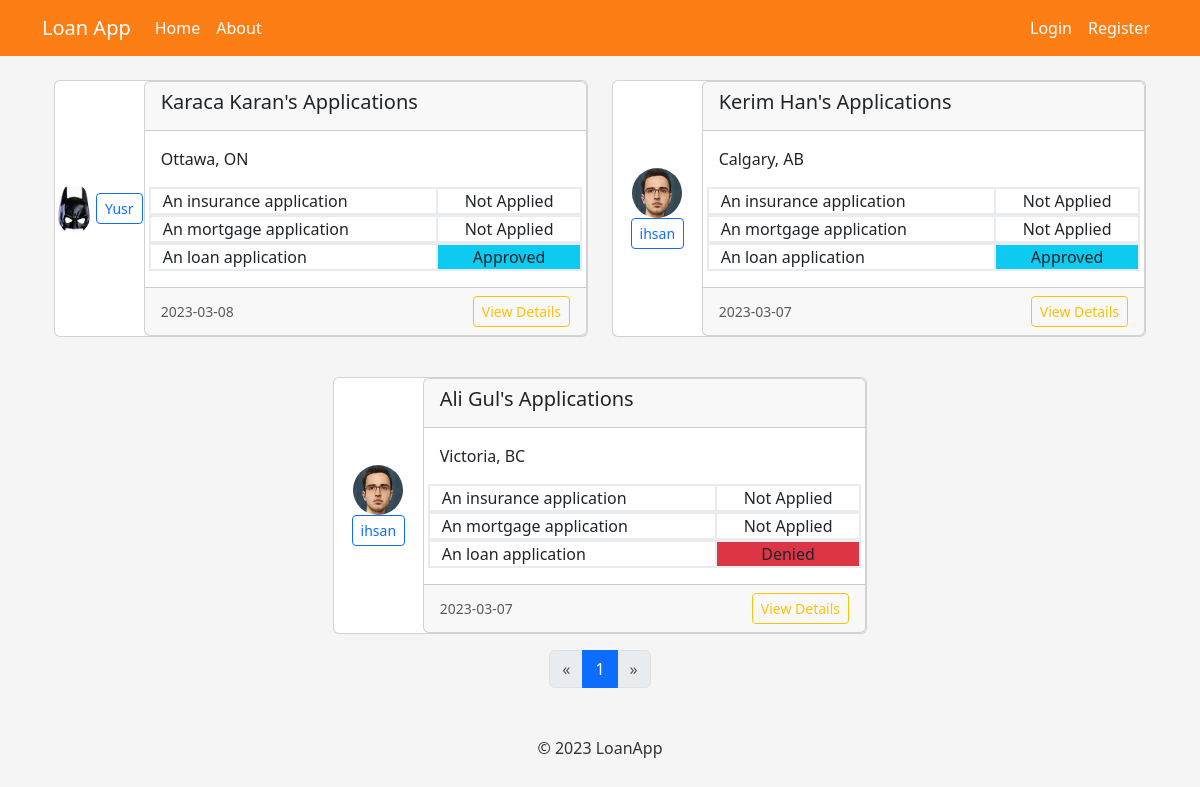
Page /home on the earlier database version.
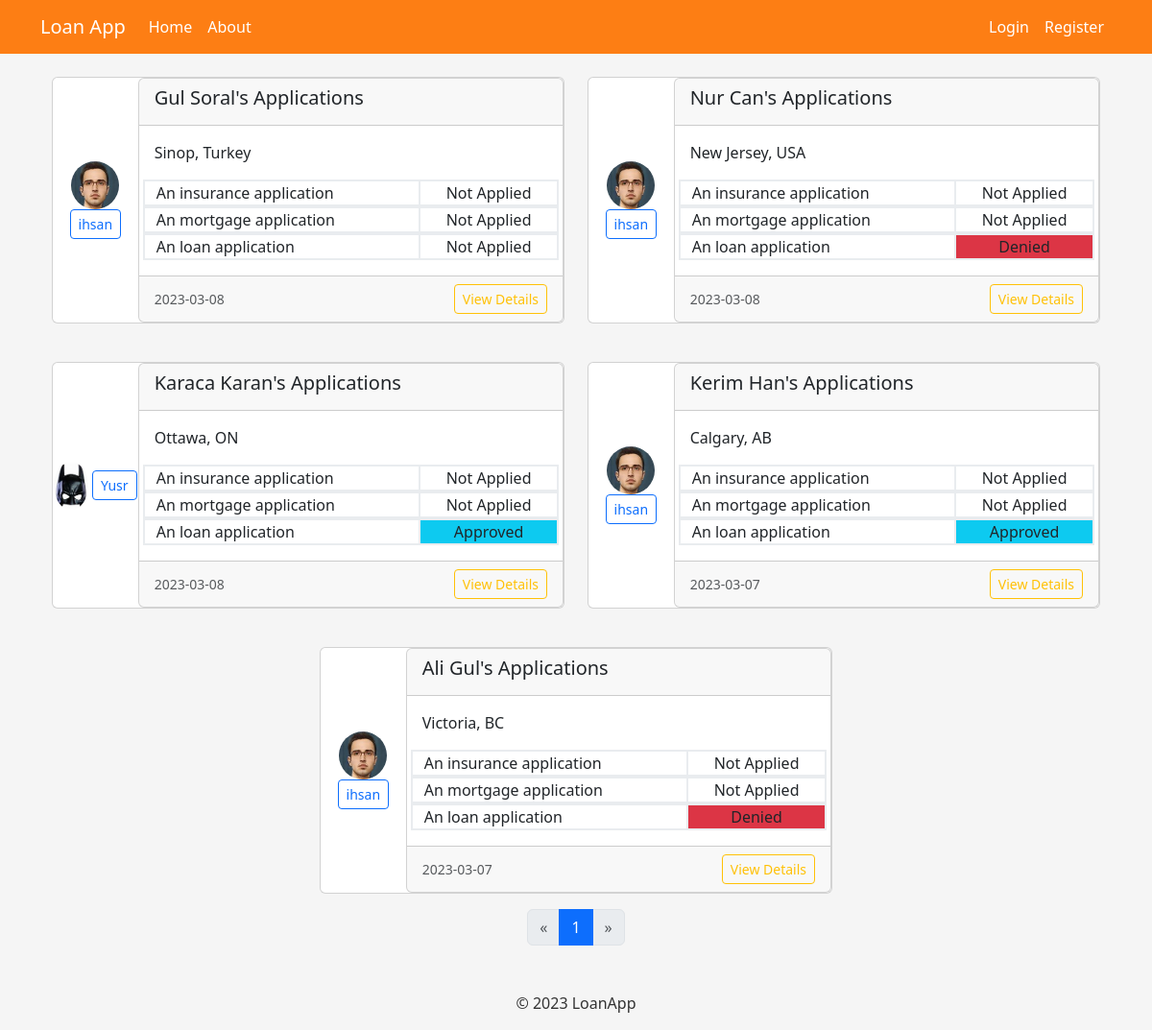
Same page on the later database version.
### loanapp_flask/models.py (models this page shows, shortened)
class Customer(db.Model):
    id = db.Column(db.Integer, primary_key=True)
    customer_name = db.Column(db.String(100), nullable=False)
    date_created = db.Column(db.DateTime, nullable=False, default=datetime.utcnow)
    content = db.Column(db.Text, nullable=False)
    res_ins = db.Column(db.Integer, default=2)
    res_mor = db.Column(db.Integer, default=2)
    res_loan = db.Column(db.Integer, default=2)
    user_id = db.Column(db.Integer, db.ForeignKey('user.id'), nullable=False)
    applications = db.relationship('LoanApplication', backref='customer', lazy=True)

class User(db.Model, UserMixin):
    id = db.Column(db.Integer, primary_key=True)
    username = db.Column(db.String(20), unique=True, nullable=False)
    email = db.Column(db.String(120), unique=True, nullable=False)
    image_file = db.Column(db.String(20), nullable=False, default='default.png')
    password = db.Column(db.String(60), nullable=False)
    customers = db.relationship('Customer', backref='author', lazy=True)

### loanapp_flask/main/routes.py (the view)
@main.route("/")
@main.route("/home")
def home():
    page = request.args.get('page', 1, type=int)
    customers = Customer.query.order_by(Customer.date_created.desc()).paginate(page=page, per_page=8)
    return render_template('home.html', customers=customers)

### loanapp_flask/templates/home.html (shortened to what the changed rows need)
{% extends "layout.html" %}
{% block content %}
<div class="container">
  <div class="row row-cols-1 row-cols-md-2 g-4">
    {% for customer in customers.items %}
    <div class="col-md-6 mx-auto">
      <div class="card mb-3" style="max-width: 540px;">
        <div class="row g-0">
          <div class="col-md-2 text-center align-self-center">
            <img src="{{ url_for('static', filename='profile_pics/' + customer.author.image_file) }}"
              alt="{{ customer.author.username }}'s profile picture" class="rounded-circle mr-3" height="50">
            <a href="{{ url_for('users.user_customers', username=customer.author.username) }}"
              class="btn btn-sm btn-outline-primary ml-auto ">{{ customer.author.username }}</a>
          </div>
          <div class="col-md-10">
            <div class="card">
              <div class="card-header">
                <div class="d-flex align-items-center">
                  <h5 class="card-title">{{ customer.customer_name }}'s Applications</h5>
                </div>
              </div>
              <div class="row g-0">
                <div class="col">
                  <div class="card-body">
                    <p class="card-text">{{ customer.content }}</p>
                    {% for app in ['insurance', 'mortgage', 'loan'] %}
                    <div class="row border border-light-subtle">
                        <div class="col-md-8 border border-light-subtle">An {{ app }} application</div>
                        <div class="col-md-4 text-center border border-light-subtle {% if app == 'insurance' %}{% if customer.res_ins == 1 %}bg-info{% elif customer.res_ins == 0 %}bg-danger{% endif %}{% elif app == 'mortgage' %}{% if customer.res_mor == 1 %}bg-info{% elif customer.res_mor == 0 %}bg-danger{% endif %}{% else %}{% if customer.res_loan == 1 %}bg-info{% elif customer.res_loan == 0 %}bg-danger{% endif %}{% endif %}">
                            {% if app == 'insurance' %}
                                {% if customer.res_ins == 1 %}
                                    Approved
                                {% elif customer.res_ins == 0 %}
                                    Denied
                                {% else %}
                                    Not Applied
                                {% endif %}
                            {% elif app == 'mortgage' %}
                                {% if customer.res_mor == 1 %}
                                    Approved
                                {% elif customer.res_mor == 0 %}
                                    Denied
                                {% else %}
                                    Not Applied
                                {% endif %}
                            {% else %}
                                {% if customer.res_loan == 1 %}
                                    Approved
                                {% elif customer.res_loan == 0 %}
                                    Denied
                                {% else %}
                                    Not Applied
                                {% endif %}
                            {% endif %}
                        </div>
                    </div>
                    {% endfor %}
                </div>
                </div>
              </div>
              <div class="card-footer d-flex justify-content-between align-items-center">
                <small class="text-muted">{{ customer.date_created.strftime('%Y-%m-%d') }}</small>
                <a href="{{ url_for('customers.customer', customer_id=customer.id) }}"
                  class="btn btn-sm btn-outline-warning">View Details</a>
              </div>
            </div>
          </div>
        </div>
      </div>
    </div>
    {% endfor %}
  </div>
  <div class="row">
    <div class="col-md-6 mx-auto">
      <nav aria-label="Page navigation">
        <ul class="pagination justify-content-center">
          {% for page in customers.iter_pages(left_edge=1, left_current=1, right_current=2, right_edge=1) %}
          {% if page %}
          {% if customers.page == page %}
          <li class="page-item active"><a class="page-link" href="#">{{ page }}</a></li>
          {% else %}
          <li class="page-item"><a class="page-link" href="{{ url_for('main.home', page=page) }}">{{ page }}</a></li>
          {% endif %}
          {% else %}
          <li class="page-item disabled"><a class="page-link" href="#">...</a></li>
          {% endif %}
          {% endfor %}
        </ul>
      </nav>
    </div>
  </div>
</div>
{% endblock %}

Differences in the rows shown:
added Customer: image_file (picture), author.username "ihsan", customer_name "Gul Soral", content "Sinop, Turkey", app "insurance" "mortgage" "loan", res_ins "Not Applied", res_mor "Not Applied", res_loan "Not Applied", date_created "2023-03-08"
added Customer: image_file (picture), author.username "ihsan", customer_name "Nur Can", content "New Jersey, USA", app "insurance" "mortgage" "loan", res_ins "Not Applied", res_mor "Not Applied", res_loan "Denied", date_created "2023-03-08"
